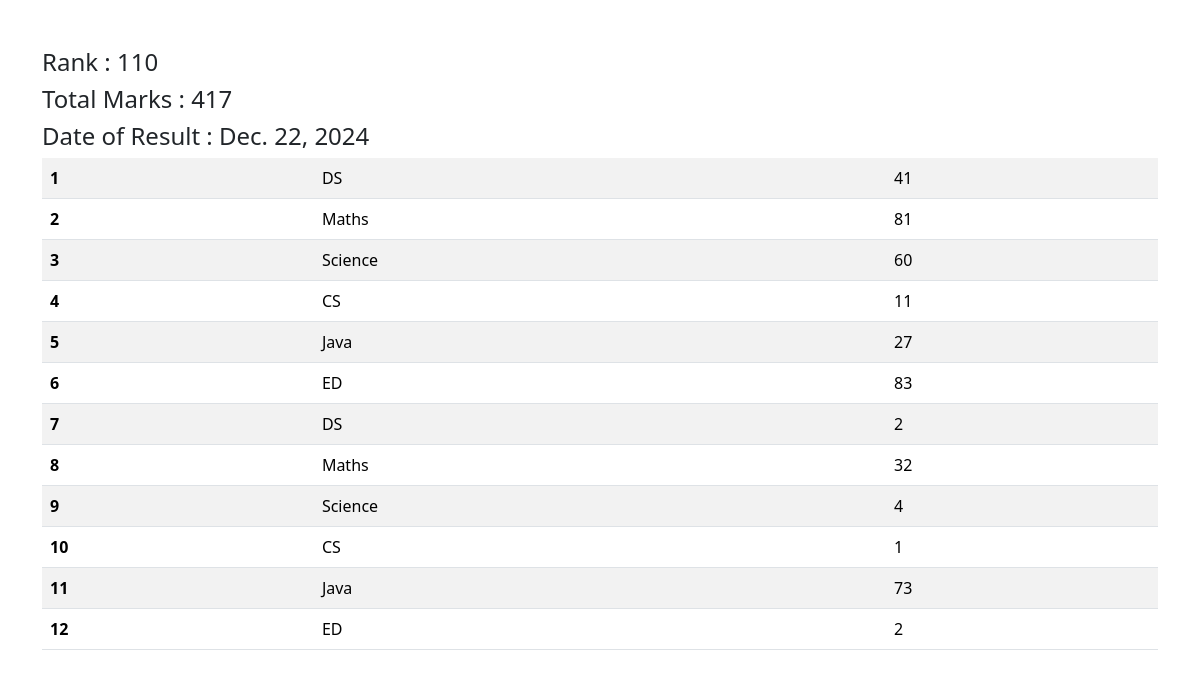
The app's page /see_marks/STU-0512/ with its own data.
### app1/models.py (models this page shows, shortened)
class SubjectMarks(models.Model):
    student = models.ForeignKey(Student, on_delete=models.CASCADE, related_name="studentmarks")
    subject = models.ForeignKey(Subject, on_delete=models.CASCADE)
    marks = models.IntegerField()
    class Meta:
        unique_together = ['student', 'subject']

class Student(models.Model):
    department = models.ForeignKey(Department, related_name="depart", on_delete=models.CASCADE)
    student_id = models.OneToOneField(StudentID, related_name="studentid", on_delete=models.SET_NULL, null=True)
    student_name = models.CharField(max_length=100)
    student_email = models.EmailField(unique=True)
    student_age = models.IntegerField(default=10)
    student_address = models.TextField()
    class Meta:
        ordering = ['student_name']
        verbose_name = "student"

class ReportCard(models.Model):
    student = models.ForeignKey(Student, related_name='studentreportcard', on_delete=models.CASCADE)
    student_rank = models.IntegerField()
    date_of_report_card_generation = models.DateField(auto_now_add=True)
    class Meta:
        unique_together = ['student_rank', 'date_of_report_card_generation']

class Subject(models.Model):
    subject_name = models.CharField(max_length=100)

### app1/views.py (the view)
# urls.py: path('see_marks/<student_id>/', see_marks, name="see_marks")
def see_marks(request, student_id):
    queryset = SubjectMarks.objects.filter(student__student_id__student_id=student_id)
    total_marks = queryset.aggregate(total_marks=Sum('marks'))
    return render(request, "see_marks.html",
                  {'queryset': queryset, 'total_marks': total_marks})

### templates/see_marks.html
{%  extends 'base.html' %}
{%  block start %}
<div class="container mt-5">
<h4>Rank : {{ queryset.first.student.studentreportcard.first.student_rank }}</h4>
<h4>Total Marks : {{ total_marks.total_marks }}</h4>
<h4>Date of Result : {{ queryset.first.student.studentreportcard.first.date_of_report_card_generation }}</h4>
<table class="table table-striped">
  <tbody>
  {% for marks in queryset %}
    <tr>
      <th scope="row">{{ forloop.counter }}</th>
      <td>
          {{ marks.subject.subject_name }}
      </td>
      <td>
          {{ marks.marks }}
      </td>
    </tr>
      {% endfor %}
  </tbody>
</table>
</div>
{% endblock %}

### records on screen
SubjectMarks: first.student.studentreportcard.first.student_rank "110", first.student.studentreportcard.first.date_of_report_card_generation "Dec. 22, 2024", subject.subject_name "DS", marks "2"
SubjectMarks: subject.subject_name "DS", marks "41"
SubjectMarks: subject.subject_name "Maths", marks "81"
SubjectMarks: subject.subject_name "Science", marks "60"
SubjectMarks: subject.subject_name "CS", marks "11"
SubjectMarks: subject.subject_name "Java", marks "27"
SubjectMarks: subject.subject_name "ED", marks "83"
SubjectMarks: subject.subject_name "Maths", marks "32"
SubjectMarks: subject.subject_name "Science", marks "4"
SubjectMarks: subject.subject_name "CS", marks "1"
SubjectMarks: subject.subject_name "Java", marks "73"
SubjectMarks: subject.subject_name "ED", marks "2"

### other values on screen
{{ total_marks.total_marks }} "417"
